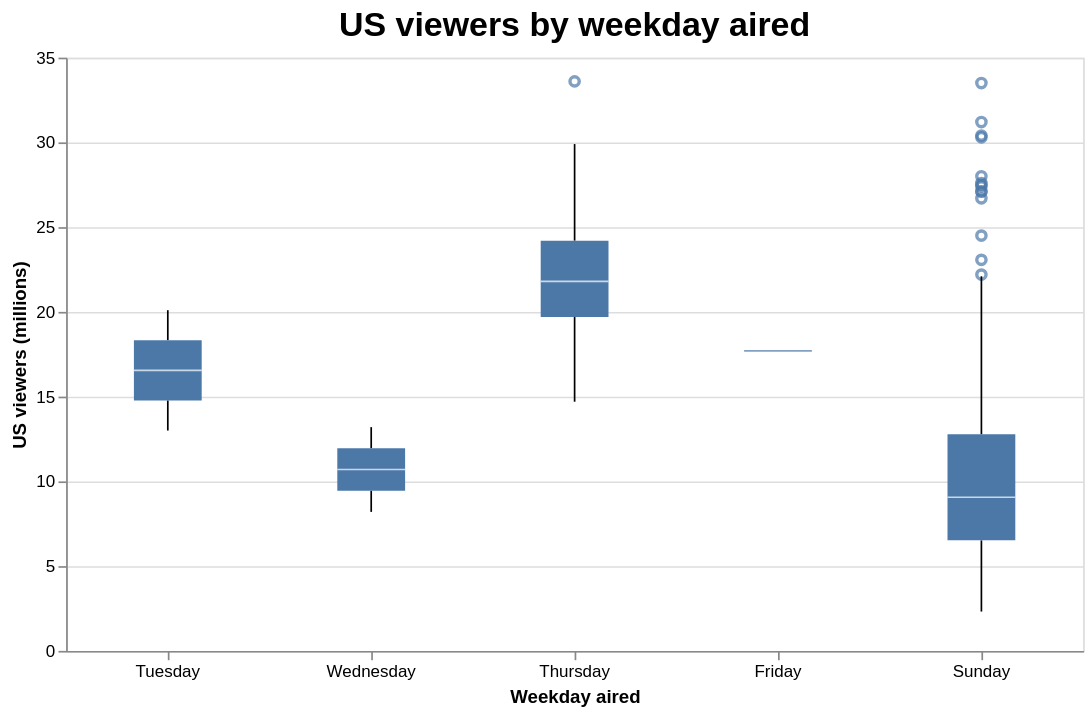

Here is the notebook cell this chart was saved with:
### Markdown cell above
## 4. Are the number of viewers for the episodes related to the weekday they were aired?

### Code cell
weekday_order = ["Monday", "Tuesday", "Wednesday","Thursday", "Friday", "Saturday", "Sunday"]

chart_6 = alt.Chart(df).mark_boxplot(size=40).encode(
    x=alt.X("weekday:N", sort=weekday_order, title="Weekday aired", axis=alt.Axis(labelAngle=0)),
    y=alt.Y("us_viewers_in_millions:Q", title="US viewers (millions)"),
).properties(
    title="US viewers by weekday aired",
    width=600,
    height=350
).configure_title(
    fontSize=20
)

chart_6

### Figure 1 — Vega-Lite specification as saved in the notebook (floating-point values rounded to 4 significant figures; data arrays with more than 128 entries replaced by an {"elided": "..."} marker saying what was removed)
{"config": {"view": {"continuousWidth": 300, "continuousHeight": 300}, "title": {"fontSize": 20}}, "data": {"name": "data-f8b5d16fb8b95ffcb2d95f366f0df223"}, "mark": {"type": "boxplot", "size": 40}, "encoding": {"x": {"axis": {"labelAngle": 0}, "field": "weekday", "sort": ["Monday", "Tuesday", "Wednesday", "Thursday", "Friday", "Saturday", "Sunday"], "title": "Weekday aired", "type": "nominal"}, "y": {"field": "us_viewers_in_millions", "title": "US viewers (millions)", "type": "quantitative"}}, "height": 350, "title": "US viewers by weekday aired", "width": 600, "$schema": "https://vega.github.io/schema/vega-lite/v5.20.1.json", "datasets": {"data-f8b5d16fb8b95ffcb2d95f366f0df223": {"elided": "596 records"}}}
